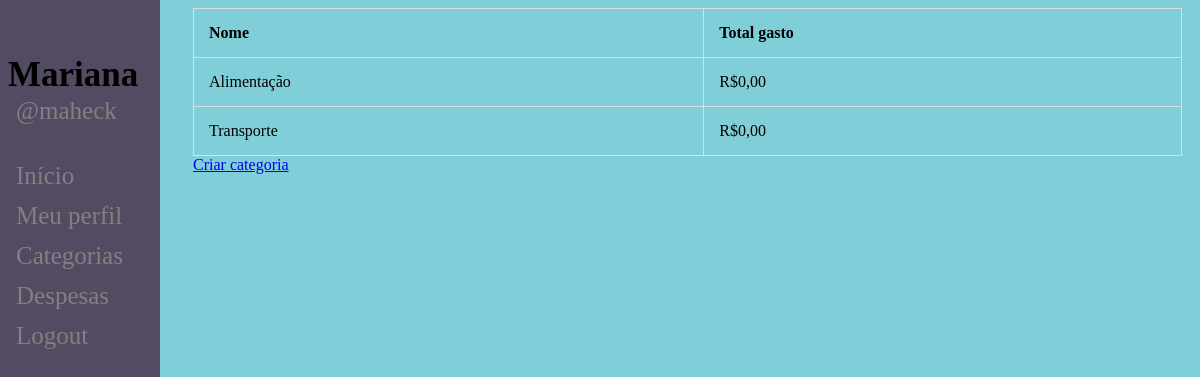
The app's page /categories (signed in), older data.
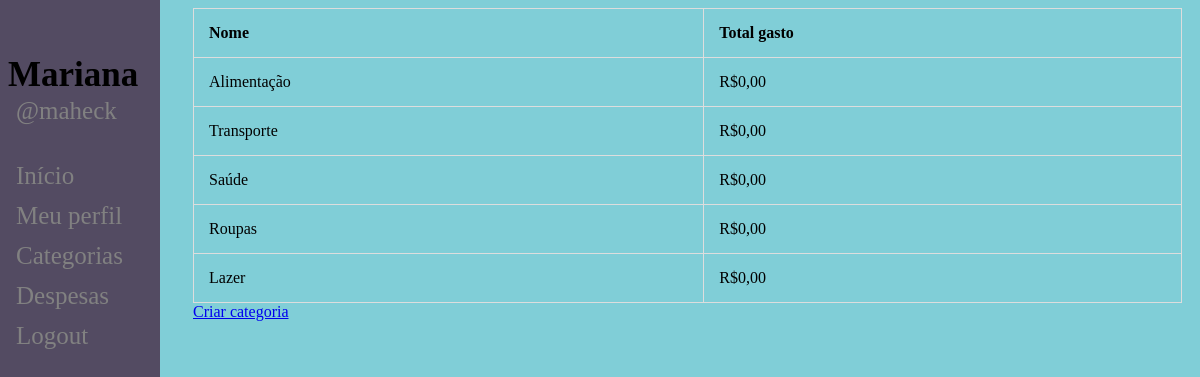
The same page, newer data.
### poupapig/models.py (models this page shows, shortened)
class Category(models.Model):
	user = models.ForeignKey('auth.User', default="", on_delete=models.CASCADE)
	name = models.CharField(max_length=200)

### poupapig/views.py (the view)
# urls.py: path('categories', views.show_categories, name='show_categories'),
def show_categories(request):
	categories = Category.objects.all()
	return render(request, 'categories.html', {'categories': categories})

### poupapig/templates/categories.html
{% extends 'registration/base_profile.html' %}
{% load staticfiles %}
{% block content %}
    <table>
        <tr>
            <th>Nome</th>
            <th>Total gasto</th>
        </tr>
        {% for category in categories %}
            {% if category.user == user %}
                <tr>
                    <td>{{category.name}}</td>
                    <td>R$0,00</td>
                </tr>
            {% endif %}
        {% endfor %}
    </table>
    <a href="{% url 'new_category' %}">Criar categoria</a>
{% endblock %}

Row changes from the older to the newer data that the page shows:
added Category: name "Saúde"
added Category: name "Roupas"
added Category: name "Lazer"
